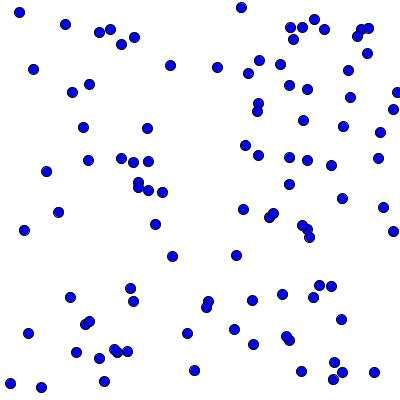
Frame 1 (no input)
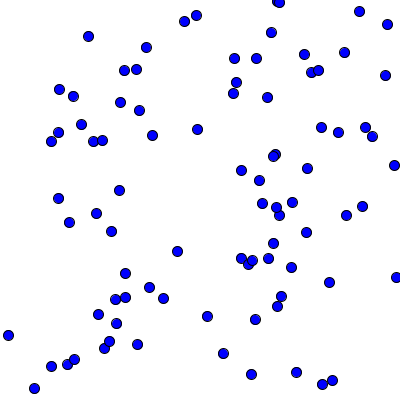
Frame 60 (the mouse pressed at the canvas centre just before this capture)
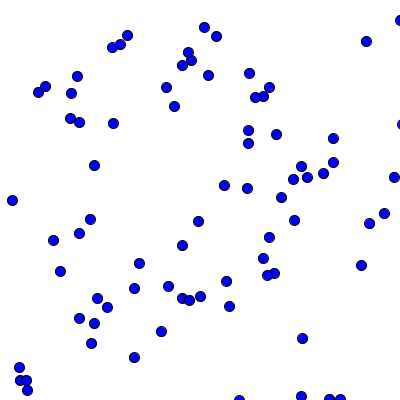
Frame 120 (the mouse held since frame 60 and released just before this capture)

The Processing sketch that drew these frames (run headless with seeded random() and noise(); from frame 60 on, the mouse is pressed at the canvas centre):

// Processing sketch: Lab1_BS9_Classes
// ── Lab1_BS9_Classes.pde
//Kreatives programmieren S26 DMP 
//Martinez
//Lab1. BacktoBasics. Beispiel 9: Object sand Classes


//Circle circ;
Circle[] circs = new Circle[100];
void setup () {
  size(400, 400);
  background(255);
  
  //circ = new Circle();
  for (int i=0;i<circs.length;i++){
  
    circs[i] = new Circle();
  }
}

void draw () {
  
  background(255);
  
  //circ.display();
  //circ.update();
  for (int i=0;i<circs.length;i++){
  
    circs[i].display();
    circs[i].update();
  }
}

class Circle  {
  float x, y;
  float size;
  color col;
  float stepSizeX, stepSizeY;
    Circle() {
      x = random(0,400);
      y = random(0,400);
      size =10;
      col = color(0, 0, 255);
      stepSizeX = random(-1,1);
      stepSizeY = random(-1,1);
    }

  void display() {
    fill(col);
    circle(x, y, size);
  }

  void update() {
    x += stepSizeX;
    y += stepSizeY;
  }
}
